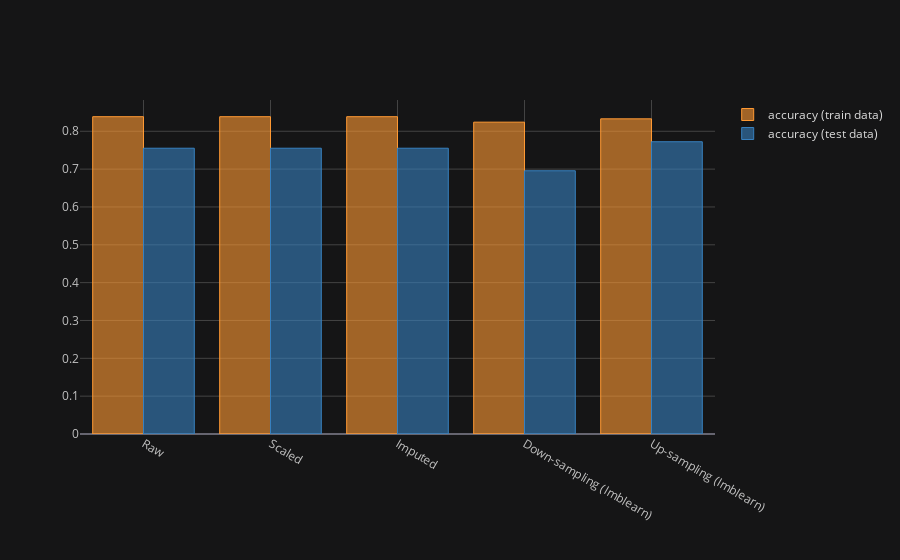

Notebook code cell kept with this figure:
### Code cell
# The the parameters of the decision tree to increase accuracy
classifier_min_split = DecisionTreeClassifier(criterion='entropy', min_samples_split=50)
compare_parameters(classifier_min_split)

### Figure 1 — Plotly figure (JSON) as saved in the notebook; plotly's stock layout.template omitted (floating-point values rounded to 4 significant figures)
{"data": [{"marker": {"color": "rgba(255, 153, 51, 0.6)", "line": {"color": "rgba(255, 153, 51, 1.0)", "width": 1}}, "name": "accuracy (train data)", "orientation": "v", "text": "", "x": ["Raw", "Scaled", "Imputed", "Down-sampling (Imblearn)", "Up-sampling (Imblearn)"], "y": [0.8385, 0.8385, 0.8385, 0.8241, 0.8329], "type": "bar"}, {"marker": {"color": "rgba(55, 128, 191, 0.6)", "line": {"color": "rgba(55, 128, 191, 1.0)", "width": 1}}, "name": "accuracy (test data)", "orientation": "v", "text": "", "x": ["Raw", "Scaled", "Imputed", "Down-sampling (Imblearn)", "Up-sampling (Imblearn)"], "y": [0.7552, 0.7552, 0.7552, 0.6957, 0.7724], "type": "bar"}], "layout": {"legend": {"bgcolor": "#151516", "font": {"color": "#D9D9D9"}}, "paper_bgcolor": "#151516", "plot_bgcolor": "#151516", "title": {"font": {"color": "#D9D9D9"}}, "xaxis": {"gridcolor": "#434343", "showgrid": true, "tickfont": {"color": "#C2C2C2"}, "title": {"font": {"color": "#D9D9D9"}, "text": ""}, "zerolinecolor": "#666570"}, "yaxis": {"gridcolor": "#434343", "showgrid": true, "tickfont": {"color": "#C2C2C2"}, "title": {"font": {"color": "#D9D9D9"}, "text": ""}, "zerolinecolor": "#666570"}}}
